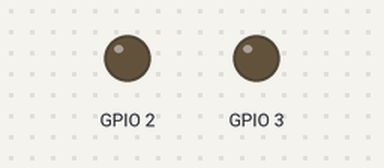
Bench run of a program on a simulated Raspberry Pi (BCM pin numbers). On the bench: output pins drawn as LEDs (lit = HIGH). What the program prints to the terminal is not drawn.

Above: at 1.0 s.
At 3.0 s:
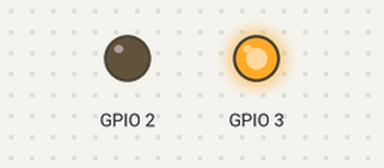
At 5.0 s:
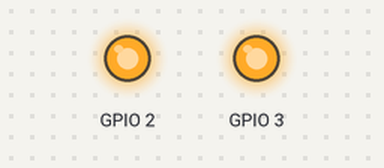
At 7.0 s:
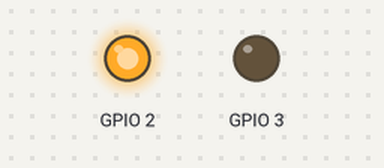
Timing chart, 0 to 10.4 s (numbered marks = the images above):
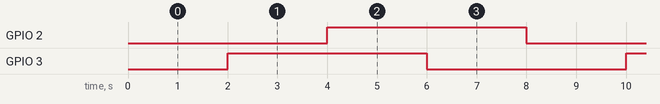

Measured:
- by itself, GPIO 2, GPIO 3: alternates HIGH for 4.0 s and LOW for 4.0 s
- by itself, everything shown: repeats every 8.0 s, in 4 steps

The program:

Main.py
```python
import time

from Light.LightManager import LightManager

light_one = LightManager(2)
light_two = LightManager(3)
try:
    print(f"Run function - {LightManager.__name__.title()}")

    while True:
        light_one.turn_off_light()
        time.sleep(2)
        light_two.turn_on_light()
        time.sleep(2)
        light_one.turn_on_light()
        time.sleep(2)
        light_two.turn_off_light()
        time.sleep(2)

except KeyboardInterrupt: # If CTRL+C is pressed, exit cleanly:
   print("Keyboard interrupt")

except:
   print("Bug of Hardware ?")

finally:
    print("Clear GPIO")
    light_one.clear_gpio()
    light_two.clear_gpio()
```

LightManager.py
```python
import RPi.GPIO as GPIO


class LightManager:

    def __init__(self, number_output):
        self._number_output = number_output
        GPIO.setwarnings(False)
        GPIO.setmode(GPIO.BCM)
        GPIO.setup(number_output, GPIO.OUT)

    def turn_on_light(self):
        GPIO.output(self._number_output, 1)
        return

    def turn_off_light(self):
        GPIO.output(self._number_output, 0)
        return

    def clear_gpio(self):
        GPIO.cleanup()
        return
```
